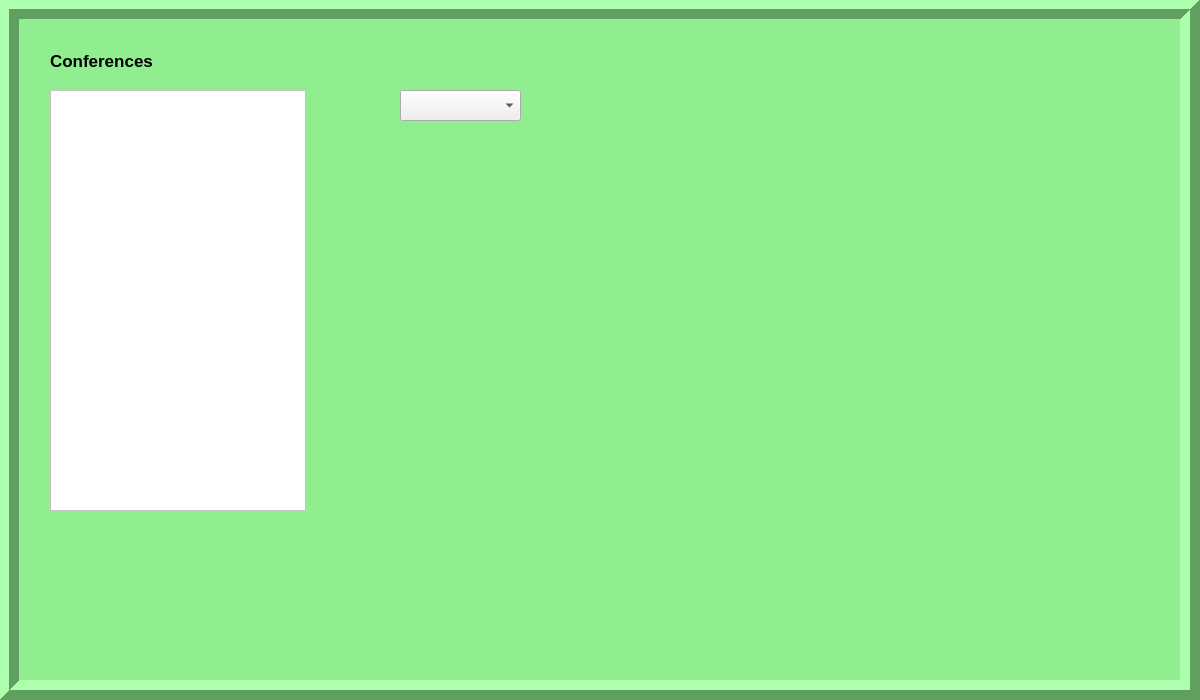
<?xml version="1.0" encoding="UTF-8"?>
<ui version="4.0">
 <class>conference</class>
 <widget class="QWidget" name="conference">
  <property name="geometry">
   <rect>
    <x>0</x>
    <y>0</y>
    <width>1200</width>
    <height>700</height>
   </rect>
  </property>
  <property name="windowTitle">
   <string>Form</string>
  </property>
  <property name="styleSheet">
   <string notr="true"/>
  </property>
  <widget class="QTableView" name="conferenceTable">
   <property name="geometry">
    <rect>
     <x>50</x>
     <y>90</y>
     <width>256</width>
     <height>421</height>
    </rect>
   </property>
   <property name="styleSheet">
    <string notr="true">background-color:white;</string>
   </property>
  </widget>
  <widget class="QComboBox" name="comboBox">
   <property name="geometry">
    <rect>
     <x>400</x>
     <y>90</y>
     <width>121</width>
     <height>31</height>
    </rect>
   </property>
  </widget>
  <widget class="QLabel" name="label_pic">
   <property name="geometry">
    <rect>
     <x>580</x>
     <y>60</y>
     <width>561</width>
     <height>491</height>
    </rect>
   </property>
   <property name="styleSheet">
    <string notr="true"/>
   </property>
   <property name="text">
    <string/>
   </property>
  </widget>
  <widget class="QLabel" name="label">
   <property name="geometry">
    <rect>
     <x>50</x>
     <y>40</y>
     <width>331</width>
     <height>41</height>
    </rect>
   </property>
   <property name="font">
    <font>
     <pointsize>13</pointsize>
     <weight>75</weight>
     <bold>true</bold>
     <kerning>true</kerning>
    </font>
   </property>
   <property name="text">
    <string>Conferences</string>
   </property>
   <property name="textFormat">
    <enum>Qt::PlainText</enum>
   </property>
  </widget>
  <widget class="QFrame" name="frame">
   <property name="geometry">
    <rect>
     <x>-1</x>
     <y>-1</y>
     <width>1201</width>
     <height>701</height>
    </rect>
   </property>
   <property name="styleSheet">
    <string notr="true">background-color:lightgreen;</string>
   </property>
   <property name="frameShape">
    <enum>QFrame::Box</enum>
   </property>
   <property name="frameShadow">
    <enum>QFrame::Raised</enum>
   </property>
   <property name="lineWidth">
    <number>10</number>
   </property>
  </widget>
  <zorder>frame</zorder>
  <zorder>conferenceTable</zorder>
  <zorder>comboBox</zorder>
  <zorder>label_pic</zorder>
  <zorder>label</zorder>
 </widget>
 <resources/>
 <connections/>
</ui>
